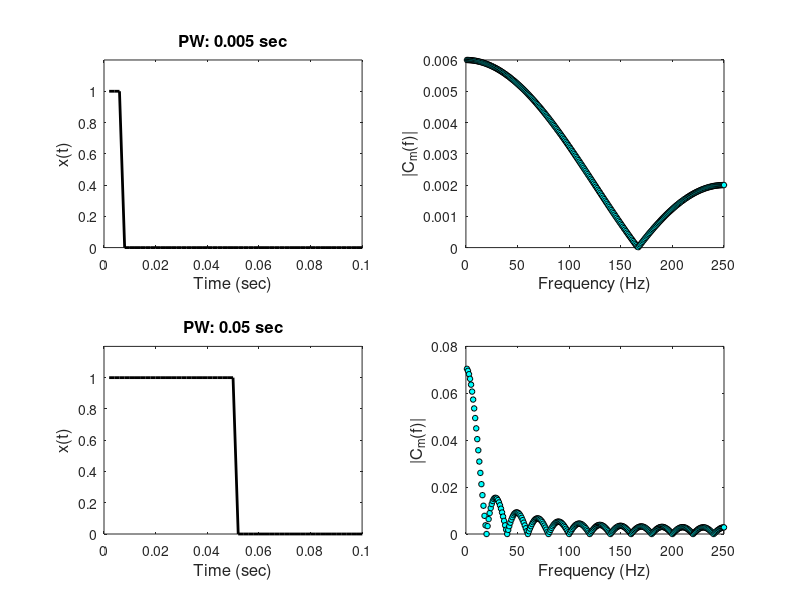

This chart was generated by the following MATLAB code:
% John Semmlow- 'Signals and Systems for Bioengineers, A MATLAB - Based Introduction', 2ndEd
% Example 3.6  Find the magnitude spectrum of two pulse waveforms using the 
% complex form of the Fourier series analysis.


T = 1;                      % Period (sec)
fs = 500;                   % Sampling freqaeuncy (Hz)
f1 = 1/T;                   % Fundamental frequency
N = round(T*fs);            % Calculate the number of points needed
t = (1:N)/fs;               % Time vector for complex sinusiods
x = zeros(1,N);             % Generate pulse waveform

PW = round(.005*N);         % PW = 0.005 sec
x(1:PW) =  1;               % Amplitude = 1.0

% Apply complex Fourier series analysis 
for m = 1:round(N/2)                            % Make m half the number of points
    f(m) = m*f1;                                % Frequency vector for plotting
    C(m)  = mean(x.*exp(-1j*2*pi*m*f1*t));      % Find complex compEq. 3.23
    Cmag(m) = sqrt(real(C(m))^2+imag(C(m))^2);  % Find magnitude Eg.3.24
end
subplot(2,2,1); 
plot(t,x,'k','LineWidth',2);
xlabel('Time (sec)','FontSize',12); 
ylabel('x(t)','FontSize',12);
title('PW: 0.005 sec','FontSize',12);
axis([0 0.1 0 1.2]);

subplot(2,2,2);
plot(f,Cmag,'ko','MarkerSize',4,'MarkerFaceColor','c');
xlabel('Frequency (Hz)','FontSize',12); ylabel('|C_m(f)|','FontSize',12);

%
clear x C f M;
x = zeros(1,N);                 % Generate pulse waveform
PW = round(.05*N);              % PW  = 0.05 sec        
x(1:PW) =  1;
subplot(2,2,3); 
plot(t,x,'k','LineWidth',2);
xlabel('Time (sec)','FontSize',12); 
ylabel('x(t)','FontSize',12);
title('PW: 0.05 sec','FontSize',12);
axis([0 0.1 0 1.2]);
for m = 1:round(N/2)
    C(m)  = mean(x.*exp(-1j*2*pi*m*f1*t));  
    f(m) = m*f1;
    A(m) = sqrt(real(C(m))^2+imag(C(m))^2)/.707;     
end
subplot(2,2,4);
plot(f,A,'ko','MarkerSize',4,'MarkerFaceColor','c');
xlabel('Frequency (Hz)','FontSize',12); 
ylabel('|C_m(f)|','FontSize',12);

%The frequency spectra of two pulse functions having different pulse
%widths found using the complex Fourier series analysis. The spectra
%consist of individual points spaced 1/T=2.0-Hz apart. The longer
%pulse produces a spectrum with a shorter peak. Both spectra have the
%shape of sinc funtion- |sin(x)/x|.
%Inverse relationship between pulse width and the width of the spectrum:
%the narrower the pulse the broader the spectrum and vice versa.
